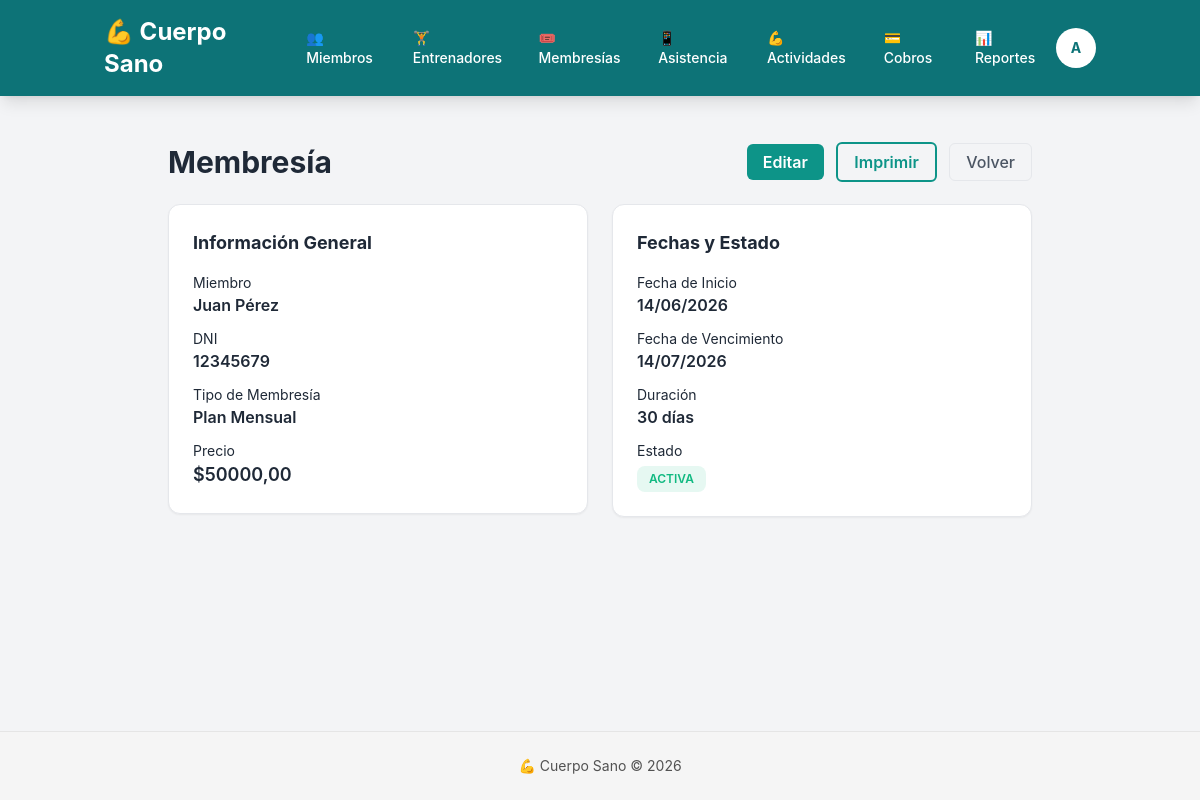
Screenshot of /membresias/1/ (signed in) with the database file from the repository.
### membresias/models.py (models this page shows, shortened)
class Membresia(models.Model):
    ESTADO_CHOICES = [
        ('ACTIVA', 'Activa'),
        ('VENCIDA', 'Vencida'),
        ('CANCELADA', 'Cancelada')
    ]
    miembro = models.ForeignKey(Miembro, on_delete=models.CASCADE, related_name='membresias')
    tipo = models.ForeignKey(TipoMembresia, on_delete=models.PROTECT)
    fecha_inicio = models.DateField()
    fecha_fin = models.DateField()
    estado = models.CharField(max_length=20, choices=ESTADO_CHOICES, default='ACTIVA')
    def __str__(self):
        return f"{self.tipo.nombre} - {self.miembro.nombre}"
    class Meta:
        verbose_name_plural = 'Membresías'

class TipoMembresia(models.Model):
    nombre = models.CharField(max_length=100)
    descripcion = models.TextField(blank=True)
    precio = models.DecimalField(
        max_digits=10,
        decimal_places=2,
        validators=[MinValueValidator(Decimal('0.01'))]
    )
    duracion_dias = models.PositiveIntegerField()
    class Meta:
        verbose_name_plural = 'Tipos de membresía'

### miembros/models.py (models this page shows, shortened)
class Miembro(models.Model):
    TIPO_CHOICES = [
        ('REGULAR', 'Regular'),
        ('ESTUDIANTE', 'Estudiante'),
        ('MAYOR', 'Persona Mayor'),
    ]
    usuario = models.OneToOneField(User, on_delete=models.SET_NULL, null=True, blank=True, related_name='miembro')
    nombre = models.CharField(max_length=100)
    apellido = models.CharField(max_length=100)
    dni = models.CharField(max_length=15, unique=True)
    email = models.EmailField(blank=True)
    telefono = models.CharField(max_length=20, blank=True)
    foto = models.ImageField(
        upload_to='miembros/',
        blank=True,
        null=True,
        validators=[FileExtensionValidator(allowed_extensions=['jpg', 'jpeg', 'png', 'gif'])],
        help_text='Máximo 5MB. Formatos: JPG, PNG, GIF'
    )
    tipo_miembro = models.CharField(max_length=20, choices=TIPO_CHOICES, default='REGULAR')
    activo = models.BooleanField(default=True)
    fecha_alta = models.DateField(auto_now_add=True)
    membresia_activa = models.ForeignKey(
        'membresias.Membresia',
        on_delete=models.PROTECT,
        related_name='miembro_activo',
        help_text='Membresía activa del miembro - requerida para registrar cobros'
    )
    def __str__(self):
        return f"{self.nombre} {self.apellido}"

### membresias/views.py (the view)
# urls.py: path('<int:pk>/', views.detalle_membresia, name='detalle'),
@login_required
def detalle_membresia(request, pk):
    membresia = get_object_or_404(Membresia, pk=pk)
    context = {'membresia': membresia}
    return render(request, 'membresias/detalle.html', context)

### miembros/templatetags/custom_tags.py (called while the page is built)
@register.filter
def has_group(user, group_name):
    return user.groups.filter(name=group_name).exists()

### membresias/templates/membresias/detalle.html (shortened to what this page needs)
{% extends "base.html" %}
{% block content %}
<div class="container mx-auto p-4 max-w-4xl">
    <div class="flex justify-between items-center mb-6">
        <h1 class="text-3xl font-bold">Membresía</h1>
        <div class="space-x-2">
            {% if membresia.estado == "ACTIVA" %}
                <a href="{% url 'membresias:editar' membresia.pk %}" class="btn-primary px-4 py-2 rounded-md font-semibold text-white hover:opacity-90">Editar</a>
            {% endif %}
            <a href="{% url 'membresias:print' membresia.pk %}" class="btn-secondary px-4 py-2 rounded-md font-semibold hover:opacity-90">Imprimir</a>
            <a href="{% url 'membresias:lista' %}" class="btn-ghost px-4 py-2 rounded-md hover:opacity-90">Volver</a>
        </div>
    </div>
    <div class="grid grid-cols-1 md:grid-cols-2 gap-6">
        <div>
            <div class="card">
                <div class="card-body">
                    <h2 class="card-title text-lg">Información General</h2>
                    <div class="space-y-3">
                        <div>
                            <p class="text-gray text-sm">Miembro</p>
                            <p class="font-semibold">{{ membresia.miembro }}</p>
                        </div>
                        <div>
                            <p class="text-gray text-sm">DNI</p>
                            <p class="font-semibold">{{ membresia.miembro.dni }}</p>
                        </div>
                        <div>
                            <p class="text-gray text-sm">Tipo de Membresía</p>
                            <p class="font-semibold">{{ membresia.tipo.nombre }}</p>
                        </div>
                        <div>
                            <p class="text-gray text-sm">Precio</p>
                            <p class="font-semibold text-lg">${{ membresia.tipo.precio }}</p>
                        </div>
                    </div>
                </div>
            </div>
        </div>
        <div>
            <div class="card">
                <div class="card-body">
                    <h2 class="card-title text-lg">Fechas y Estado</h2>
                    <div class="space-y-3">
                        <div>
                            <p class="text-gray text-sm">Fecha de Inicio</p>
                            <p class="font-semibold">{{ membresia.fecha_inicio|date:"d/m/Y" }}</p>
                        </div>
                        <div>
                            <p class="text-gray text-sm">Fecha de Vencimiento</p>
                            <p class="font-semibold">{{ membresia.fecha_fin|date:"d/m/Y" }}</p>
                        </div>
                        <div>
                            <p class="text-gray text-sm">Duración</p>
                            <p class="font-semibold">{{ membresia.tipo.duracion_dias }} días</p>
                        </div>
                        <div>
                            <p class="text-gray text-sm">Estado</p>
                            <div class="mt-1">
                                {% if membresia.estado == "ACTIVA" %}
                                    <span class="badge badge-success badge-lg">ACTIVA</span>
                                {% elif membresia.estado == "VENCIDA" %}
                                    <span class="badge badge-warning badge-lg">VENCIDA</span>
                                {% else %}
                                    <span class="badge badge-error badge-lg">CANCELADA</span>
                                {% endif %}
                            </div>
                        </div>
                    </div>
                </div>
            </div>
        </div>
    </div>
</div>
{% endblock %}

### templates/base.html (shortened to what this page needs)
{% load custom_tags %}{% load static %}<!DOCTYPE html>
<html lang="es">
<head>
    <script src="https://cdn.tailwindcss.com"></script>
    <link rel="stylesheet" href="{% static 'css/design-system.css' %}">
</head>
<body>
    <div class="min-h-screen flex flex-col">
        {% if user.is_authenticated %}
        <nav class="bg-primary shadow-lg text-white">
            <div class="container mx-auto px-4 py-4 flex items-center justify-between">
                <div class="flex items-center gap-6">
                    <a href="/" class="text-2xl font-bold text-white hover:opacity-90 transition">
                        💪 Cuerpo Sano
                    </a>
                    {% if user.groups.all|length > 0 %}
                        <div class="hidden md:flex gap-2">
                            {% if user|has_group:"Admin" %}
                                <a href="{% url 'miembros:lista' %}" class="px-3 py-2 rounded-md text-sm hover:bg-primary-dark transition">👥 Miembros</a>
                                <a href="{% url 'entrenadores:lista' %}" class="px-3 py-2 rounded-md text-sm hover:bg-primary-dark transition">🏋️ Entrenadores</a>
                                <a href="{% url 'membresias:lista_tipos' %}" class="px-3 py-2 rounded-md text-sm hover:bg-primary-dark transition">🎟️ Membresías</a>
                                <a href="{% url 'asistencia:biometrico' %}" class="px-3 py-2 rounded-md text-sm hover:bg-primary-dark transition">📱 Asistencia</a>
                                <a href="{% url 'actividades:lista' %}" class="px-3 py-2 rounded-md text-sm hover:bg-primary-dark transition">💪 Actividades</a>
                                <a href="{% url 'cobros:lista' %}" class="px-3 py-2 rounded-md text-sm hover:bg-primary-dark transition">💳 Cobros</a>
                                <a href="{% url 'reportes:asistencias' %}" class="px-3 py-2 rounded-md text-sm hover:bg-primary-dark transition">📊 Reportes</a>
                            {% elif user|has_group:"Entrenador" %}
                                <a href="{% url 'entrenadores:asistencia' %}" class="px-3 py-2 rounded-md text-sm hover:bg-primary-dark transition">📋 Mi Asistencia</a>
                                <a href="{% url 'actividades:lista' %}" class="px-3 py-2 rounded-md text-sm hover:bg-primary-dark transition">🏋️ Actividades</a>
                            {% elif user|has_group:"Miembro" %}
                                <a href="{% url 'asistencia:mi_asistencia' %}" class="px-3 py-2 rounded-md text-sm hover:bg-primary-dark transition">📱 Mi Asistencia</a>
                                <a href="{% url 'actividades:lista' %}" class="px-3 py-2 rounded-md text-sm hover:bg-primary-dark transition">🏋️ Actividades</a>
                            {% endif %}
                        </div>
                    {% endif %}
                </div>
                <div class="flex items-center gap-4">
                    <div class="relative" data-dropdown-container>
                        <button id="dropdown-btn" class="w-10 h-10 rounded-full bg-white text-primary font-bold text-center text-sm hover:opacity-90 transition cursor-pointer">
                            {{ user.username|first|upper }}
                        </button>
                    </div>
                </div>
            </div>
        </nav>
        {% endif %}
        <main class="flex-1 container mx-auto px-4 py-8">
            {% block content %}{% endblock %}
        </main>
        <footer class="bg-neutral-100 text-center py-6 text-sm text-neutral-600 border-t border-neutral-200">
            <p>💪 Cuerpo Sano &copy; 2026</p>
        </footer>
    </div>
</body>
</html>

### static/css/design-system.css (style rules this page uses)
:root { --primary: #0D9488; --primary-dark: #0D7377; --primary-light: #14B8A6; --success: #10B981; --warning: #F59E0B; --danger: #EF4444; --info: #3B82F6; --dark: #1F2937; --dark-secondary: #4B5563; --light: #F3F4F6; --light-secondary: #E5E7EB; --gray: #9CA3AF; --spacing-xs: 0.25rem; --spacing-sm: 0.5rem; --spacing-md: 1rem; --spacing-lg: 1.5rem; --spacing-xl: 2rem; --spacing-2xl: 3rem; --radius-sm: 0.375rem; --radius-md: 0.5rem; --radius-lg: 0.75rem; --radius-xl: 1rem; --shadow-sm: 0 1px 2px 0 rgba(0, 0, 0, 0.05); --shadow-md: 0 4px 6px -1px rgba(0, 0, 0, 0.1); --shadow-lg: 0 10px 15px -3px rgba(0, 0, 0, 0.1); --shadow-xl: 0 20px 25px -5px rgba(0, 0, 0, 0.1); }
body { background-color: var(--light); color: var(--dark); font-family: -apple-system, BlinkMacSystemFont, 'Segoe UI', Roboto, 'Helvetica Neue', Arial, sans-serif; }
.btn-primary { background-color: var(--primary); color: white; padding: var(--spacing-md) var(--spacing-lg); border-radius: var(--radius-md); border: none; font-weight: 600; cursor: pointer; transition: background-color 0.2s ease; }
.btn-secondary { background-color: transparent; color: var(--primary); padding: var(--spacing-md) var(--spacing-lg); border-radius: var(--radius-md); border: 2px solid var(--primary); font-weight: 600; cursor: pointer; transition: all 0.2s ease; }
.btn-ghost { background-color: transparent; color: var(--dark-secondary); padding: var(--spacing-md) var(--spacing-lg); border-radius: var(--radius-md); border: 1px solid var(--light-secondary); font-weight: 500; cursor: pointer; transition: all 0.2s ease; }
.card { background-color: white; border: 1px solid #E5E7EB; border-radius: var(--radius-lg); padding: var(--spacing-lg); box-shadow: var(--shadow-sm); transition: box-shadow 0.2s ease; }
.card-title { font-size: 1.25rem; font-weight: 700; color: var(--dark); margin-bottom: var(--spacing-md); }
.card-body { padding: 0; }
.badge { display: inline-block; padding: 0.25rem 0.75rem; border-radius: var(--radius-md); font-size: 0.75rem; font-weight: 600; }
.badge-success { background-color: rgba(16, 185, 129, 0.1); color: var(--success); }
.text-primary { color: var(--primary); }
.text-sm { font-size: 0.875rem; }
.text-lg { font-size: 1.125rem; }
.font-bold { font-weight: 700; }
.font-semibold { font-weight: 600; }
.shadow-lg { box-shadow: var(--shadow-lg); }

### templates/base.html (style rules this page uses)
nav { background-color: #0D7377 !important; box-shadow: 0 2px 8px rgba(0, 0, 0, 0.15); }
nav a, nav button { color: #ffffff !important; font-weight: 500; transition: all 0.2s ease; }
nav button { background-color: #ffffff !important; color: #0D7377 !important; }

### rows the page displays
Membresia: miembro "Juan Pérez", miembro.dni "12345679", tipo.nombre "Plan Mensual", tipo.precio "50000,00", fecha_inicio "14/06/2026", fecha_fin "14/07/2026", tipo.duracion_dias "30"

### other values shown
{{ user.username|first|upper }} "A"
